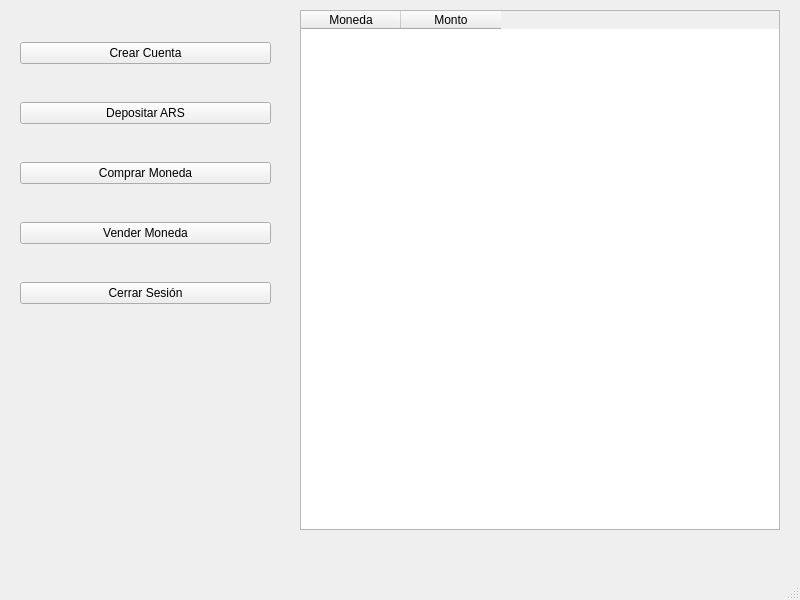
<?xml version="1.0" encoding="UTF-8"?>
<ui version="4.0">
 <class>MainWindow</class>
 <widget class="QMainWindow" name="MainWindow">
  <property name="geometry">
   <rect>
    <x>0</x>
    <y>0</y>
    <width>800</width>
    <height>600</height>
   </rect>
  </property>
  <property name="windowTitle">
   <string>Wallet FX</string>
  </property>
  <widget class="QWidget" name="centralwidget">
   <widget class="QWidget" name="verticalLayoutWidget">
    <property name="geometry">
     <rect>
      <x>20</x>
      <y>10</y>
      <width>251</width>
      <height>331</height>
     </rect>
    </property>
    <layout class="QVBoxLayout" name="leftMenu">
     <item>
      <widget class="QPushButton" name="btnAddAccount">
       <property name="text">
        <string>Crear Cuenta</string>
       </property>
      </widget>
     </item>
     <item>
      <widget class="QPushButton" name="btnDeposit">
       <property name="text">
        <string>Depositar ARS</string>
       </property>
      </widget>
     </item>
     <item>
      <widget class="QPushButton" name="btnBuy">
       <property name="text">
        <string>Comprar Moneda</string>
       </property>
      </widget>
     </item>
     <item>
      <widget class="QPushButton" name="btnSell">
       <property name="text">
        <string>Vender Moneda</string>
       </property>
      </widget>
     </item>
     <item>
      <widget class="QPushButton" name="btnLogout">
       <property name="text">
        <string>Cerrar Sesión</string>
       </property>
      </widget>
     </item>
    </layout>
   </widget>
   <widget class="QTableWidget" name="AccountTable">
    <property name="geometry">
     <rect>
      <x>300</x>
      <y>10</y>
      <width>480</width>
      <height>520</height>
     </rect>
    </property>
    <column>
     <property name="text">
      <string>Moneda</string>
     </property>
    </column>
    <column>
     <property name="text">
      <string>Monto</string>
     </property>
    </column>
   </widget>
  </widget>
  <widget class="QMenuBar" name="menubar">
   <property name="geometry">
    <rect>
     <x>0</x>
     <y>0</y>
     <width>800</width>
     <height>36</height>
    </rect>
   </property>
  </widget>
  <widget class="QStatusBar" name="statusbar"/>
 </widget>
 <resources/>
 <connections/>
</ui>
